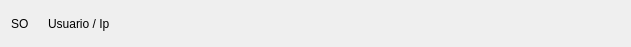
<?xml version="1.0" encoding="UTF-8"?>
<ui version="4.0">
 <class>wEquipo</class>
 <widget class="QWidget" name="wEquipo">
  <property name="geometry">
   <rect>
    <x>0</x>
    <y>0</y>
    <width>631</width>
    <height>43</height>
   </rect>
  </property>
  <property name="windowTitle">
   <string>Form</string>
  </property>
  <layout class="QHBoxLayout" name="horizontalLayout">
   <property name="spacing">
    <number>12</number>
   </property>
   <item>
    <widget class="QLabel" name="label">
     <property name="minimumSize">
      <size>
       <width>25</width>
       <height>25</height>
      </size>
     </property>
     <property name="maximumSize">
      <size>
       <width>25</width>
       <height>25</height>
      </size>
     </property>
     <property name="text">
      <string>SO</string>
     </property>
    </widget>
   </item>
   <item>
    <widget class="QLabel" name="label_2">
     <property name="text">
      <string>Usuario / Ip</string>
     </property>
    </widget>
   </item>
  </layout>
 </widget>
 <resources/>
 <connections/>
</ui>
